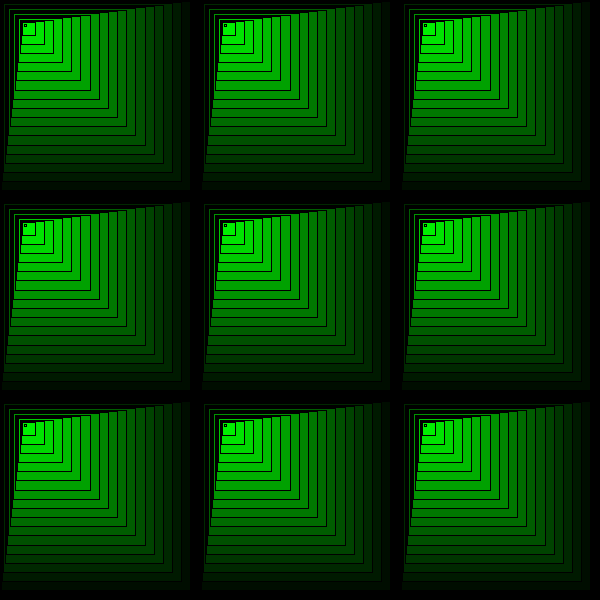
Frame 1 (no input)
Frame 60 (the mouse pressed at the canvas centre just before this capture): identical to frame 1, image omitted
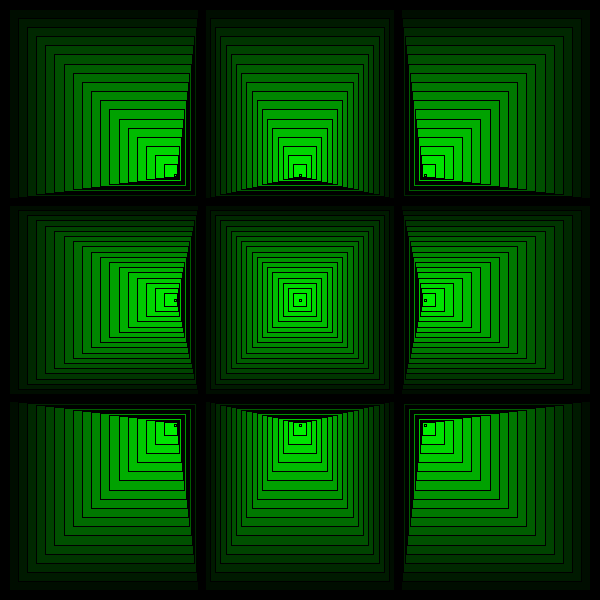
Frame 120 (the mouse held since frame 60 and released just before this capture)

The Processing sketch that drew these frames (run headless with seeded random() and noise(); from frame 60 on, the mouse is pressed at the canvas centre):

// Processing sketch: cuadradosEnSerieConMouse2
// ── cuadradosEnSerieConMouse2.pde
int cant = 3;
int tam;
void setup() {
  size(600, 600);
  tam = width/cant;
}
void draw() {
  background(0);
  for (int i=0; i<cant; i++) {
    for (int j=0; j<cant; j++) {
      // rect(i*tam+tam/2, j*tam+tam/2, tam, tam);
      int cantCuad = 20;
      for (int c=0; c<cantCuad; c++) {
        float ancho = map(c, 0, cantCuad-1, tam, 2);
        // funcion constrain() // limita valores
        float posx = map(c, 0, cantCuad-1, i*tam+tam/2, constrain(mouseX, i*tam+tam/8, (i+1)*tam-tam/8  ) );
        float posy = map(c, 0, cantCuad-1, j*tam+tam/2, constrain(mouseY, j*tam+tam/8, (j+1)*tam-tam/8 ) );
        float verde = map(c, 0, cantCuad-1, 0, 255);
        fill(0, verde, 0);


        rectMode(CENTER);
        rect(posx, posy, ancho, ancho);
      }
    }
  }
}
